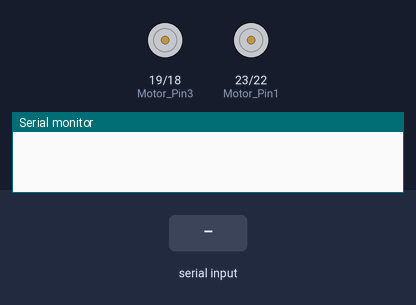
A sketch run on a simulated ESP32. On the bench: motor-driver pin pairs drawn as motors (green arrow = first pin HIGH = forward, orange = second pin HIGH = backward, longer = more drive), the last lines printed to the serial monitor. Inputs (shaded band) come from the test bench. Nothing arrives over Bluetooth unless stated.

Above: at 1.2 s.
1.3 s: "F" received over the second serial link
At 2.1 s:
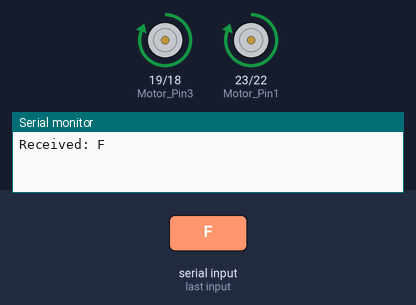
2.8 s: "B" received over the second serial link
At 3.7 s:
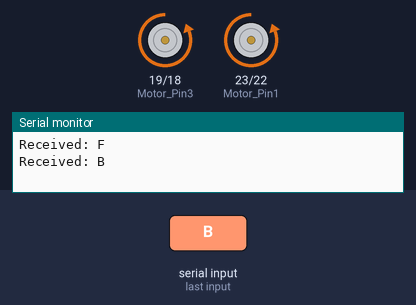
4.3 s: "L" received over the second serial link
At 5.5 s:
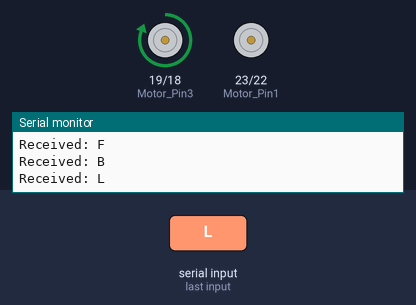
5.8 s: "R" received over the second serial link
At 7.1 s:
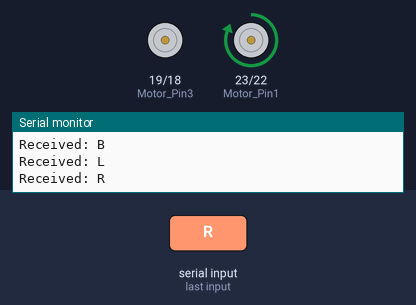
Timing chart, 0 to 8.3 s (numbered marks = the images above; inputs shaded):
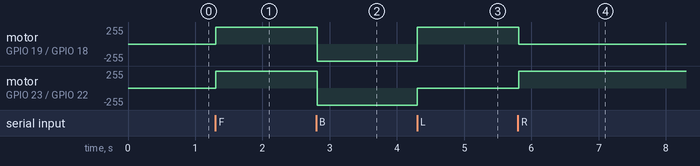

The sketch:

BT_Car.ino
```cpp
#include "BluetoothSerial.h"

BluetoothSerial SerialBT;
char receivedChar;

#define Motor_Pin1 23
#define Motor_Pin2 22
#define Motor_Pin3 19
#define Motor_Pin4 18

// Function Prototypes
void Forward();
void Back();
void Left();
void Right();
void Stop();

void setup()
{
    Serial.begin(9600);
    SerialBT.begin("Team 4");

    pinMode(Motor_Pin1, OUTPUT);
    pinMode(Motor_Pin2, OUTPUT);
    pinMode(Motor_Pin3, OUTPUT);
    pinMode(Motor_Pin4, OUTPUT);
}

void loop()
{
    if (SerialBT.available())
    {
        receivedChar = SerialBT.read();
        Serial.print("Received: ");
        Serial.println(receivedChar);

        if (receivedChar == 'F')
        {
            Forward();
        }
        else if (receivedChar == 'B')
        {
            Back();
        }
        else if (receivedChar == 'L')
        {
            Left();
        }
        else if (receivedChar == 'R')
        {
            Right();
        }
        else if (receivedChar == 'S')
        {
            Stop();
        }
    }
    delay(20);
}

// Function Definitions
void Forward()
{
    digitalWrite(Motor_Pin1, HIGH);
    digitalWrite(Motor_Pin2, LOW);
    digitalWrite(Motor_Pin3, HIGH);
    digitalWrite(Motor_Pin4, LOW);
}

void Left()
{
    digitalWrite(Motor_Pin1, LOW);
    digitalWrite(Motor_Pin2, LOW);
    digitalWrite(Motor_Pin3, HIGH);
    digitalWrite(Motor_Pin4, LOW);
}

void Right()
{
    digitalWrite(Motor_Pin1, HIGH);
    digitalWrite(Motor_Pin2, LOW);
    digitalWrite(Motor_Pin3, LOW);
    digitalWrite(Motor_Pin4, LOW);
}

void Back()
{
    digitalWrite(Motor_Pin1, LOW);
    digitalWrite(Motor_Pin2, HIGH);
    digitalWrite(Motor_Pin3, LOW);
    digitalWrite(Motor_Pin4, HIGH);
}

void Stop()
{
    digitalWrite(Motor_Pin1, LOW);
    digitalWrite(Motor_Pin2, LOW);
    digitalWrite(Motor_Pin3, LOW);
    digitalWrite(Motor_Pin4, LOW);
}
```

Measured:
- after the input at 1.3 s, motor on GPIO 19 (Motor_Pin3) / GPIO 18 (Motor_Pin4), motor on GPIO 23 (Motor_Pin1) / GPIO 22 (Motor_Pin2): stopped → forward 255/255 at once
- after the input at 2.8 s, motor on GPIO 19 (Motor_Pin3) / GPIO 18 (Motor_Pin4), motor on GPIO 23 (Motor_Pin1) / GPIO 22 (Motor_Pin2): forward 255/255 → backward 255/255 at once
- after the input at 4.3 s, motor on GPIO 19 (Motor_Pin3) / GPIO 18 (Motor_Pin4): backward 255/255 → forward 255/255 at once; motor on GPIO 23 (Motor_Pin1) / GPIO 22 (Motor_Pin2): backward 255/255 → stopped at once
- after the input at 5.8 s, motor on GPIO 19 (Motor_Pin3) / GPIO 18 (Motor_Pin4): forward 255/255 → stopped at once; motor on GPIO 23 (Motor_Pin1) / GPIO 22 (Motor_Pin2): stopped → forward 255/255 at once
